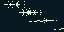

Rendered tile map (Tiled .tmx) drawn with the repository's tilesets; below, a short description and the full map source, tile grids included:
An orthogonal 8x4 tile map with 8x8 px tiles, 1 tile layer (Camada de Blocos 1).

<map version="1.10" tiledversion="1.11.0" orientation="orthogonal" renderorder="right-down" width="8" height="4" tilewidth="8" tileheight="8" infinite="0" nextlayerid="2" nextobjectid="1">
 <tileset firstgid="1" source="Estrela_Completa_Tileset.tsx" />
 <layer id="1" name="Camada de Blocos 1" width="8" height="4">
  <data encoding="csv">
4,8,12,16,20,24,28,32,
3,7,11,15,19,23,27,31,
2,6,10,14,18,22,26,30,
1,5,9,13,17,21,25,29
</data>
 </layer>
</map>
